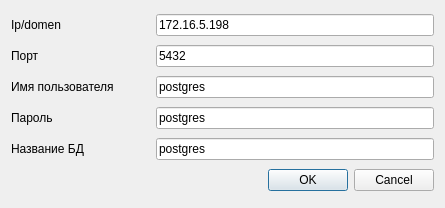
<?xml version="1.0" encoding="UTF-8"?>
<ui version="4.0">
 <class>StartSettingEnter</class>
 <widget class="QDialog" name="StartSettingEnter">
  <property name="geometry">
   <rect>
    <x>0</x>
    <y>0</y>
    <width>445</width>
    <height>208</height>
   </rect>
  </property>
  <property name="windowTitle">
   <string>Старт</string>
  </property>
  <layout class="QVBoxLayout" name="verticalLayout">
   <item>
    <layout class="QHBoxLayout" name="horizontalLayout" stretch="1,2">
     <item>
      <widget class="QLabel" name="label">
       <property name="text">
        <string>Ip/domen</string>
       </property>
      </widget>
     </item>
     <item>
      <widget class="QLineEdit" name="lineEdit">
       <property name="text">
        <string>172.16.5.198</string>
       </property>
      </widget>
     </item>
    </layout>
   </item>
   <item>
    <layout class="QHBoxLayout" name="horizontalLayout_2" stretch="1,2">
     <item>
      <widget class="QLabel" name="label_2">
       <property name="text">
        <string>Порт</string>
       </property>
      </widget>
     </item>
     <item>
      <widget class="QLineEdit" name="lineEdit_2">
       <property name="text">
        <string>5432</string>
       </property>
      </widget>
     </item>
    </layout>
   </item>
   <item>
    <layout class="QHBoxLayout" name="horizontalLayout_3" stretch="1,2">
     <item>
      <widget class="QLabel" name="label_3">
       <property name="text">
        <string>Имя пользователя</string>
       </property>
      </widget>
     </item>
     <item>
      <widget class="QLineEdit" name="lineEdit_3">
       <property name="text">
        <string>postgres</string>
       </property>
      </widget>
     </item>
    </layout>
   </item>
   <item>
    <layout class="QHBoxLayout" name="horizontalLayout_5" stretch="1,2">
     <item>
      <widget class="QLabel" name="label_5">
       <property name="text">
        <string>Пароль</string>
       </property>
      </widget>
     </item>
     <item>
      <widget class="QLineEdit" name="lineEdit_5">
       <property name="text">
        <string>postgres</string>
       </property>
      </widget>
     </item>
    </layout>
   </item>
   <item>
    <layout class="QHBoxLayout" name="horizontalLayout_4" stretch="1,2">
     <item>
      <widget class="QLabel" name="label_4">
       <property name="text">
        <string>Название БД</string>
       </property>
      </widget>
     </item>
     <item>
      <widget class="QLineEdit" name="lineEdit_4">
       <property name="text">
        <string>postgres</string>
       </property>
      </widget>
     </item>
    </layout>
   </item>
   <item>
    <widget class="QDialogButtonBox" name="buttonBox">
     <property name="orientation">
      <enum>Qt::Horizontal</enum>
     </property>
     <property name="standardButtons">
      <set>QDialogButtonBox::Cancel|QDialogButtonBox::Ok</set>
     </property>
    </widget>
   </item>
  </layout>
 </widget>
 <resources/>
 <connections>
  <connection>
   <sender>buttonBox</sender>
   <signal>rejected()</signal>
   <receiver>StartSettingEnter</receiver>
   <slot>reject()</slot>
   <hints>
    <hint type="sourcelabel">
     <x>295</x>
     <y>194</y>
    </hint>
    <hint type="destinationlabel">
     <x>286</x>
     <y>207</y>
    </hint>
   </hints>
  </connection>
 </connections>
</ui>
